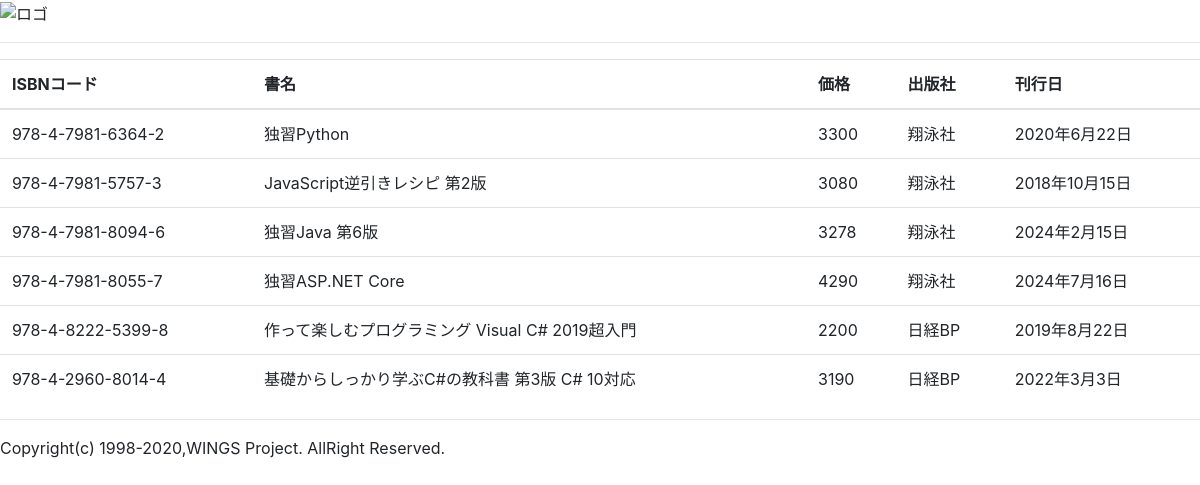
The app's page /main/filter, older data.
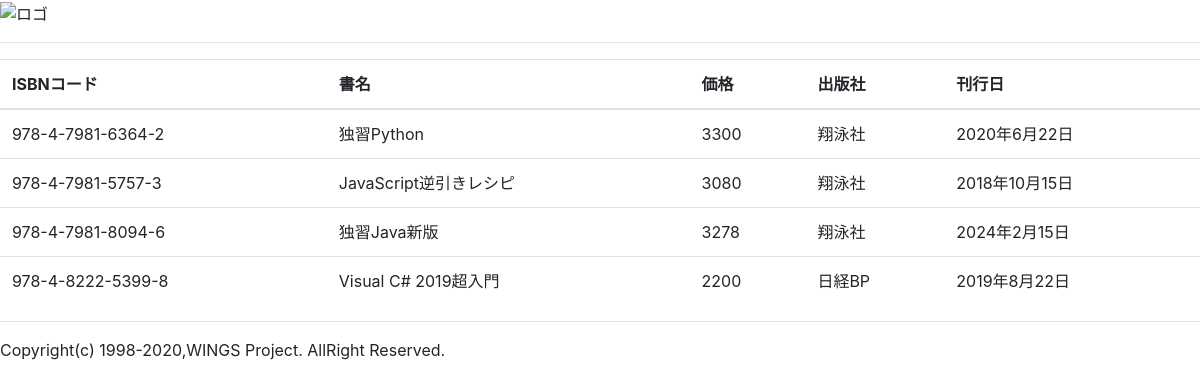
The same page, newer data.
### main/models.py (models this page shows, shortened)
class Book(models.Model):
  isbn = models.CharField(
    verbose_name='ISBNコード',
    max_length=20,
    validators=[
      RegexValidator(
        r'^978-4-[0-9]{4}-[0-9]{4}-[0-9X]{1}$',
        message='ISBNコードは正しい形式で指定してください。')
    ]
  )
  title = models.CharField(
    verbose_name='書名',
    max_length=100
  )
  price = models.IntegerField(
    verbose_name='価格',
    default = 0,
    validators=[
      MinValueValidator(
        17,
        message='価格は正の整数で指定してください。'
      )
    ]
  )
  publisher = models.CharField(
    verbose_name='出版社',
    max_length=50,
    choices = [
      ('翔泳社', '翔泳社'),
      ('技術評論社', '技術評論社'),
      ('秀和システム', '秀和システム'),
      ('SBクリエイティブ', 'SBクリエイティブ'),
      ('日経BP', '日経BP'),
    ],
  )
  published = models.DateField(
      verbose_name='刊行日'
  )

### main/views.py (the view)
# urls.py: path('filter', views.filter, name='filter'),
def filter(request):
  books = Book.objects.filter(publisher__in = ['翔泳社', '技術評論社', '日経BP'])
  return render(request, 'main/book_list.html', {
    'books': books
  })

### main/templates/main/book_list.html (shortened to what this page needs)
{% extends 'main/layout.html' %}
{% block main %}
<table class="table">
    <thead>
        <tr>
            <th>ISBNコード</th><th>書名</th><th>価格</th><th>出版社</th><th>刊行日</th>
        </tr>
    </thead>
    <tbody>
        {% for b in books %}
        <tr>
            <td>{{ b.isbn }}</td>
            <td>{{ b.title }}</td>
            <td>{{ b.price }}</td>
            <td>{{ b.publisher }}</td>
            <td>{{ b.published|date:'DATE_FORMAT' }}</td>
        {% endfor %}
        </tbody>
    </table>
    {% endblock %}

Row changes from the older to the newer data that the page shows:
no longer on this page (row edited): Book: isbn "978-4-7981-8055-7", title "独習ASP.NET Core", price "4290", publisher "翔泳社", published "2024年7月16日"
no longer on this page (row edited): Book: isbn "978-4-2960-8014-4", title "基礎からしっかり学ぶC#の教科書 第3版 C# 10対応", price "3190", publisher "日経BP", published "2022年3月3日"
changed Book: title "JavaScript逆引きレシピ 第2版" → "JavaScript逆引きレシピ"
changed Book: title "独習Java 第6版" → "独習Java新版"
changed Book "日経BP": title "作って楽しむプログラミング Visual C# 2019超入門" → "Visual C# 2019超入門"
